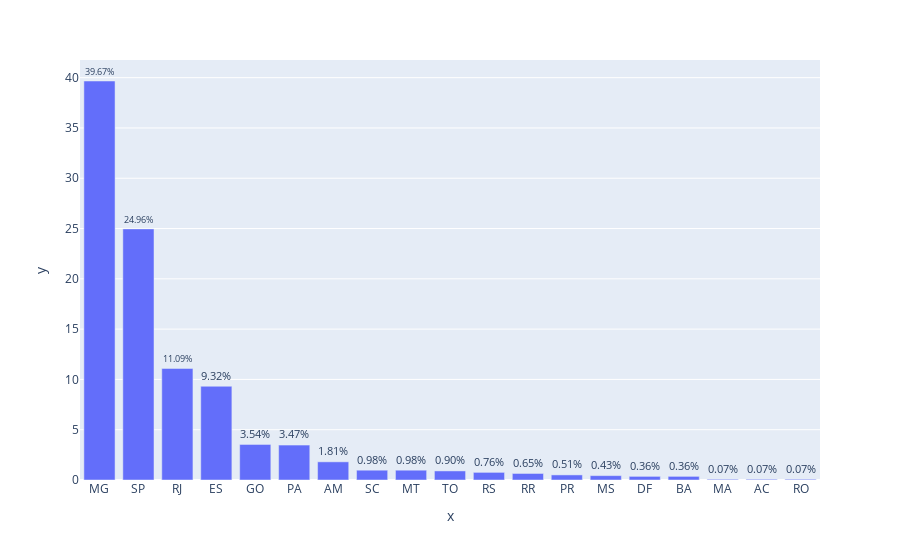

Notebook code for this chart:
### Code cell
# 5. análise da coluna 'UF'
counts = df_febre_amarela['UF'].value_counts()
porcentagens = counts / counts.sum() * 100

# criação do histograma dos UFs
grafico = px.bar(x=porcentagens.index, y=porcentagens.values, text=porcentagens.values)
grafico.update_traces(texttemplate='%{text:.2f}%', textposition='outside')
grafico.show()

### Figure 1 — Plotly figure (JSON) as saved in the notebook; plotly's stock layout.template omitted (floating-point values rounded to 4 significant figures)
{"data": [{"alignmentgroup": "True", "hovertemplate": "x=%{x}<br>y=%{y}<br>text=%{text}<extra></extra>", "legendgroup": "", "marker": {"color": "#636efa", "pattern": {"shape": ""}}, "name": "", "offsetgroup": "", "orientation": "v", "showlegend": false, "text": [39.67, 24.96, 11.09, 9.321, 3.54, 3.468, 1.806, 0.9754, 0.9754, 0.9032, 0.7587, 0.6503, 0.5058, 0.4335, 0.3613, 0.3613, 0.07225, 0.07225, 0.07225], "textposition": "outside", "texttemplate": "%{text:.2f}%", "type": "bar", "x": ["MG", "SP", "RJ", "ES", "GO", "PA", "AM", "SC", "MT", "TO", "RS", "RR", "PR", "MS", "DF", "BA", "MA", "AC", "RO"], "xaxis": "x", "y": [39.67, 24.96, 11.09, 9.321, 3.54, 3.468, 1.806, 0.9754, 0.9754, 0.9032, 0.7587, 0.6503, 0.5058, 0.4335, 0.3613, 0.3613, 0.07225, 0.07225, 0.07225], "yaxis": "y"}], "layout": {"barmode": "relative", "legend": {"tracegroupgap": 0}, "margin": {"t": 60}, "xaxis": {"anchor": "y", "domain": [0, 1], "title": {"text": "x"}}, "yaxis": {"anchor": "x", "domain": [0, 1], "title": {"text": "y"}}}}
